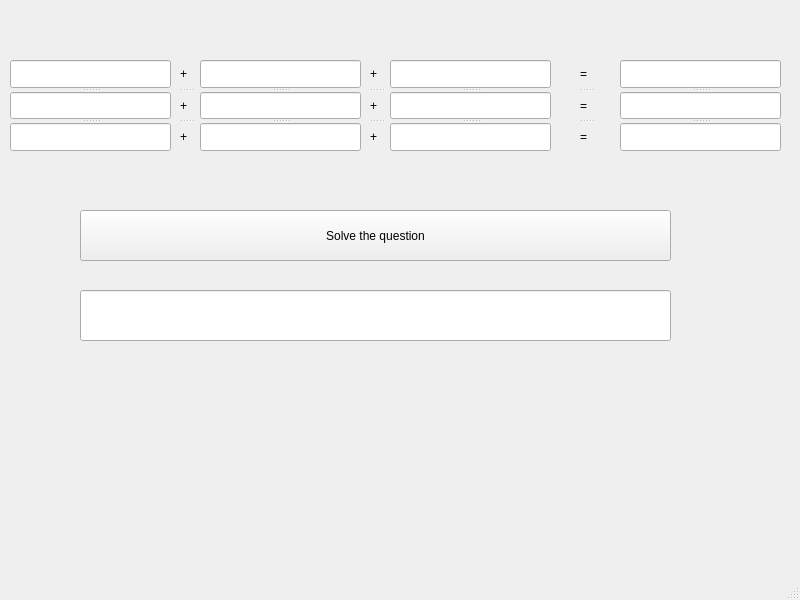
<?xml version="1.0" encoding="UTF-8"?>
<ui version="4.0">
 <class>MainWindow</class>
 <widget class="QMainWindow" name="MainWindow">
  <property name="geometry">
   <rect>
    <x>0</x>
    <y>0</y>
    <width>800</width>
    <height>600</height>
   </rect>
  </property>
  <property name="windowTitle">
   <string>MainWindow</string>
  </property>
  <widget class="QWidget" name="centralwidget">
   <widget class="QPushButton" name="pushButton">
    <property name="geometry">
     <rect>
      <x>80</x>
      <y>210</y>
      <width>591</width>
      <height>51</height>
     </rect>
    </property>
    <property name="text">
     <string>Solve the question</string>
    </property>
   </widget>
   <widget class="QSplitter" name="splitter_2">
    <property name="geometry">
     <rect>
      <x>200</x>
      <y>60</y>
      <width>161</width>
      <height>91</height>
     </rect>
    </property>
    <property name="orientation">
     <enum>Qt::Vertical</enum>
    </property>
    <widget class="QLineEdit" name="lineEdit_4"/>
    <widget class="QLineEdit" name="lineEdit_5"/>
    <widget class="QLineEdit" name="lineEdit_6"/>
   </widget>
   <widget class="QSplitter" name="splitter_3">
    <property name="geometry">
     <rect>
      <x>390</x>
      <y>60</y>
      <width>161</width>
      <height>91</height>
     </rect>
    </property>
    <property name="orientation">
     <enum>Qt::Vertical</enum>
    </property>
    <widget class="QLineEdit" name="lineEdit_7"/>
    <widget class="QLineEdit" name="lineEdit_8"/>
    <widget class="QLineEdit" name="lineEdit_9"/>
   </widget>
   <widget class="QSplitter" name="splitter_4">
    <property name="geometry">
     <rect>
      <x>620</x>
      <y>60</y>
      <width>161</width>
      <height>91</height>
     </rect>
    </property>
    <property name="orientation">
     <enum>Qt::Vertical</enum>
    </property>
    <widget class="QLineEdit" name="lineEdit_10"/>
    <widget class="QLineEdit" name="lineEdit_11"/>
    <widget class="QLineEdit" name="lineEdit_12"/>
   </widget>
   <widget class="QSplitter" name="splitter_6">
    <property name="geometry">
     <rect>
      <x>370</x>
      <y>60</y>
      <width>16</width>
      <height>91</height>
     </rect>
    </property>
    <property name="orientation">
     <enum>Qt::Vertical</enum>
    </property>
    <widget class="QLabel" name="label_4">
     <property name="text">
      <string>+</string>
     </property>
    </widget>
    <widget class="QLabel" name="label_5">
     <property name="text">
      <string>+</string>
     </property>
    </widget>
    <widget class="QLabel" name="label_6">
     <property name="text">
      <string>+</string>
     </property>
    </widget>
   </widget>
   <widget class="QSplitter" name="splitter_7">
    <property name="geometry">
     <rect>
      <x>580</x>
      <y>60</y>
      <width>16</width>
      <height>91</height>
     </rect>
    </property>
    <property name="orientation">
     <enum>Qt::Vertical</enum>
    </property>
    <widget class="QLabel" name="label_7">
     <property name="text">
      <string>=</string>
     </property>
    </widget>
    <widget class="QLabel" name="label_8">
     <property name="text">
      <string>=</string>
     </property>
    </widget>
    <widget class="QLabel" name="label_9">
     <property name="text">
      <string>=</string>
     </property>
    </widget>
   </widget>
   <widget class="QLineEdit" name="lineEdit_13">
    <property name="geometry">
     <rect>
      <x>80</x>
      <y>290</y>
      <width>591</width>
      <height>51</height>
     </rect>
    </property>
   </widget>
   <widget class="QSplitter" name="splitter">
    <property name="geometry">
     <rect>
      <x>10</x>
      <y>60</y>
      <width>161</width>
      <height>91</height>
     </rect>
    </property>
    <property name="orientation">
     <enum>Qt::Vertical</enum>
    </property>
    <widget class="QLineEdit" name="lineEdit"/>
    <widget class="QLineEdit" name="lineEdit_2"/>
    <widget class="QLineEdit" name="lineEdit_3"/>
   </widget>
   <widget class="QSplitter" name="splitter_5">
    <property name="geometry">
     <rect>
      <x>180</x>
      <y>60</y>
      <width>16</width>
      <height>91</height>
     </rect>
    </property>
    <property name="orientation">
     <enum>Qt::Vertical</enum>
    </property>
    <widget class="QLabel" name="label">
     <property name="text">
      <string>+</string>
     </property>
    </widget>
    <widget class="QLabel" name="label_2">
     <property name="text">
      <string>+</string>
     </property>
    </widget>
    <widget class="QLabel" name="label_3">
     <property name="text">
      <string>+</string>
     </property>
    </widget>
   </widget>
  </widget>
  <widget class="QStatusBar" name="statusbar"/>
 </widget>
 <resources/>
 <connections/>
</ui>
